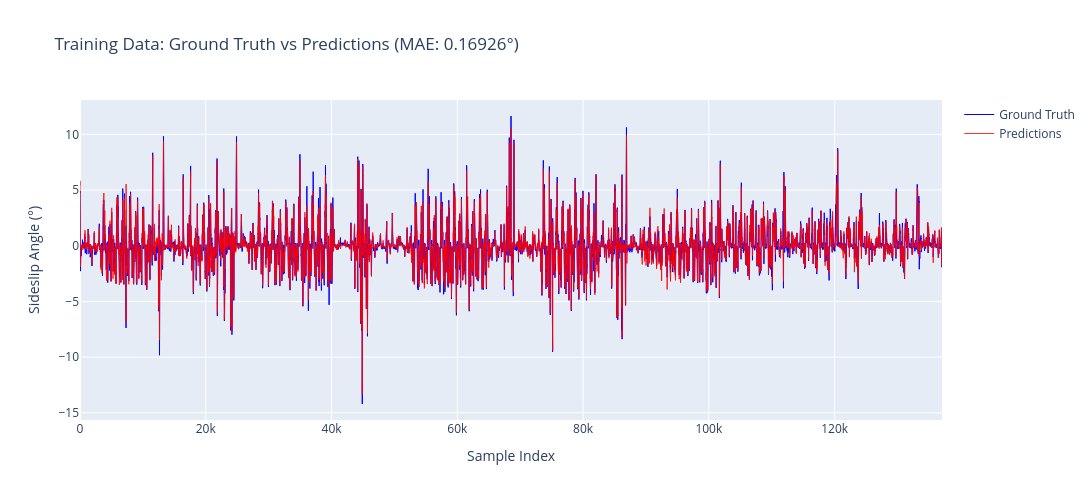

Notebook source saved alongside this figure:
### Code cell
# Interactive Plotly visualization of training predictions
fig = go.Figure()

fig.add_trace(go.Scatter(
    y=train_ground_truths,
    mode='lines',
    name='Ground Truth',
    line=dict(color='blue', width=1)
))

fig.add_trace(go.Scatter(
    y=train_preds,
    mode='lines',
    name='Predictions',
    line=dict(color='red', width=1),
    opacity=0.8
))

fig.update_layout(
    title=f'Training Data: Ground Truth vs Predictions (MAE: {train_mae:.5f}°)',
    xaxis_title='Sample Index',
    yaxis_title='Sideslip Angle (°)',
    width=CONFIG['PLOTLY_WIDTH'],
    height=CONFIG['PLOTLY_HEIGHT'],
    hovermode='x unified'
)

fig.show()

### Figure 1 — Plotly figure (JSON) as saved in the notebook; plotly's stock layout.template omitted (floating-point values rounded to 4 significant figures; data arrays with more than 128 entries replaced by an {"elided": "..."} marker saying what was removed)
{"data": [{"line": {"color": "blue", "width": 1}, "mode": "lines", "name": "Ground Truth", "type": "scatter", "y": {"elided": "137080 float values"}}, {"line": {"color": "red", "width": 1}, "mode": "lines", "name": "Predictions", "opacity": 0.8, "type": "scatter", "y": {"elided": "137080 float values"}}], "layout": {"height": 500, "hovermode": "x unified", "title": {"text": "Training Data: Ground Truth vs Predictions (MAE: 0.16926°)"}, "width": 1200, "xaxis": {"title": {"text": "Sample Index"}}, "yaxis": {"title": {"text": "Sideslip Angle (°)"}}}}
